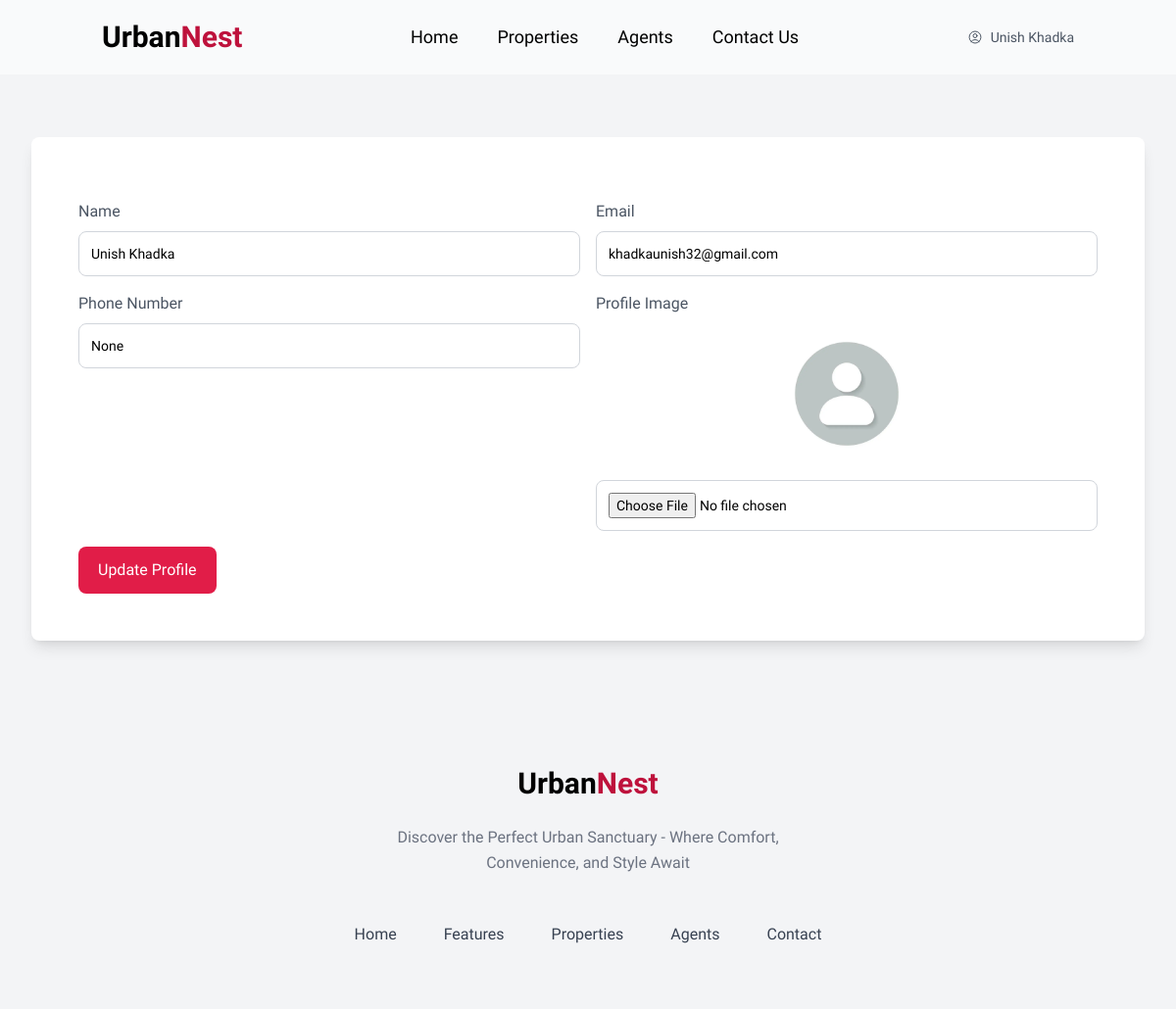
The page /edit-profile/ (signed in) on the database its author committed.
### users/models.py (models this page shows, shortened)
class CustomUser(AbstractBaseUser, PermissionsMixin):
    id = models.CharField(
        _("ID"), primary_key=True, max_length=22, default=shortuuid.uuid, editable=False
    )
    email = models.EmailField(_("Email Address"), unique=True)
    full_name = models.CharField(_("Full Name"), max_length=100)
    phone = models.CharField(_("Phone Number"), max_length=15, null=True, blank=True)
    profile_image = models.ImageField(
        _("Profile Image"),
        upload_to="profile/",
        default="profile/default.png",
        null=True,
        blank=True,
    )
    is_active = models.BooleanField(_("Is Active"), default=True)
    is_staff = models.BooleanField(_("Is Staff"), default=False)
    is_agent = models.BooleanField(_("Is Agent"), default=False)
    date_joined = models.DateTimeField(_("Date Joined"), default=timezone.now)
    objects = CustomUserManager()
    USERNAME_FIELD = "email"
    REQUIRED_FIELDS = ["full_name"]
    class Meta:
        verbose_name = _("User")
        verbose_name_plural = _("Users")
        ordering = ["-date_joined"]

### spacenest/views.py (the view, shortened to what this page needs)
# urls.py: path("edit-profile/", edit_profile, name="edit-profile"),
def edit_profile(request):
    user = request.user
    context = {"user": user}
    return render(request, "spacenest/edit_profile.html", context)

### spacenest/context_processors.py (called while the page is built)
def inbox(request):
    mails = None
    if request.user.is_authenticated:
        try:
            mails = Mailbox.objects.filter(receiver=request.user)
            return {"mails": mails}
        except Mailbox.DoesNotExist:
            return {"mails": 0}
    return {"mails": mails}

### spacenest/templates/spacenest/edit_profile.html (shortened to what this page needs)
{% extends "main.html" %} {% block content %}
<section class="bg-gray-100">
  <div class="mx-auto max-w-screen-xl px-4 py-16 sm:px-6 lg:px-8">
    <div class="rounded-lg bg-white p-8 shadow-lg lg:col-span-3 lg:p-12">
      <form action="" method="post" enctype="multipart/form-data" class="space-y-4">
        <div class="grid grid-cols-1 gap-4 sm:grid-cols-2">
          <div>
            <label class="text-gray-600" for="name">Name</label>
            <input
              class="w-full rounded-lg mt-2 border border-gray-300 mt-2 p-3 text-sm"
              placeholder="John Doe"
              type="text"
              name="name"
              id="name"
              value="{{user.full_name}}"
            />
          </div>
          <div>
            <label class="text-gray-600" for="email">Email</label>
            <input
              class="w-full rounded-lg mt-2 border border-gray-300 p-3 text-sm"
              placeholder="johndoe@gmail.com"
              type="email"
              name="email"
              id="name"
              value="{{user.email}}"
            />
          </div>
          <div>
            <label class="text-gray-600" for="phone">Phone Number</label>
            <input
              class="w-full rounded-lg mt-2 border border-gray-300 p-3 text-sm"
              placeholder="johndoe@gmail.com"
              type="text"
              name="phone"
              id="phone"
              value="{{user.phone}}"
            />
          </div>
          <div>
              <label class="text-gray-600" for="phone">Profile Image</label>
              <div class="flex justify-center" id="imagePreviewContainer">
                <img id="imagePreview" class="preview-image h-40 w-40 rounded-full object-cover" src="{{user.profile_image.url}}" alt="{{user.full_name}}">
              </div>
            <input
              class="w-full rounded-lg mt-2 border border-gray-300 p-3 text-sm"
              type="file"
              name="image"
              id="image"
              onchange="previewImage(event)"
            />
          </div>
        </div>
        <div class="mt-4">
          <button
            type="submit"
            class="inline-block w-full rounded-lg bg-rose-600 px-5 py-3 font-medium text-white sm:w-auto"
          >
            Update Profile
          </button>
        </div>
      </form>
    </div>
  </div>
</section>
{% endblock content %}

### templates/navbar.html (shortened to what this page needs)
<nav class="container mx-auto z-10 px-4" id="navbar">
  <div class="relative flex items-center justify-between py-5">
    <a href="{% url 'index' %}" class="text-3xl font-bold">
      Urban<span class="text-rose-700">Nest</span>
    </a>
    <div class="hidden lg:flex items-center space-x-10">
      <a href="{% url 'index' %}" class="text-lg hover:text-rose-700">Home</a>
      <a href="{% url 'properties' %}" class="text-lg hover:text-rose-700"
        >Properties</a
      >
      <a href="{% url 'agents' %}" class="text-lg hover:text-rose-700"
        >Agents</a
      >
      <a href="{% url 'contact' %}" class="text-lg hover:text-rose-700"
        >Contact Us</a
      >
    </div>
    <div class="hidden lg:flex items-center space-x-6">
      {% if request.user.is_authenticated %}
      <button
        id="user-menu-toggle"
        class="py-2 text-sm text-gray-600 hover:bg-gray-50 hover:text-gray-700 cursor-pointer rounded-md flex items-center gap-2"
      >
        <span>{{ request.user.full_name }}</span>
      </button>
      {% endif %}
    </div>
  </div>
</nav>

### rows shown on the page
CustomUser: user.full_name "Unish Khadka", name "Unish Khadka", email "khadkaunish32@gmail.com", phone "None", profile_image (placeholder picture)
